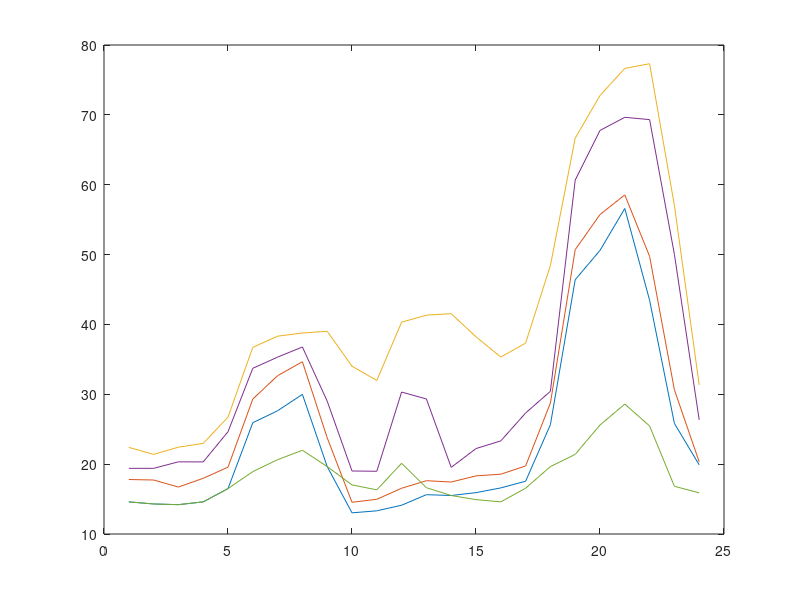

The MATLAB source for this figure:
% ?????1????????????????
usr1 = [14.6, 14.3, 14.2, 14.6, 16.5, 25.93, 27.64, 29.99, 19.65, 13.03, 13.32, 14.12, 15.63, 15.51, 15.92, 16.6, 17.554, 25.65, 46.4, 50.6,56.6, 43.46, 25.83, 19.89];
% ?????2????????????????????????
usr2 = [17.8, 17.73, 16.72, 17.97, 19.566, 29.32, 32.66, 34.66, 23.77, 14.54, 14.97, 16.55, 17.63, 17.44, 18.32, 18.563, 19.74, 28.743, 50.7, 55.73, 58.54, 49.74, 30.64, 20.32]
% ?????2????2????1?????????????????
usr3 = [22.4, 21.4, 22.43, 22.97, 26.73, 36.72, 38.32, 38.77, 39.02, 34.02, 31.98, 40.32, 41.33, 41.54, 38.23, 35.33, 37.32, 48.43, 66.66, 72.77, 76.65, 77.32, 57.032, 31.34]
% ?????2????1????????????????????????????
usr4 = [19.4, 19.4, 20.33, 20.32, 24.64, 33.72, 35.32, 36.77, 29.02, 19.02, 18.98, 30.32, 29.33, 19.54, 22.23, 23.33, 27.32, 30.43, 60.66, 67.77, 69.65, 69.32, 50.032, 26.34]
% ???????2?????????????????
usr5 = [14.6, 14.3, 14.2, 14.6, 16.5, 18.93, 20.64, 21.99, 19.65, 17.03, 16.32, 20.12, 16.63, 15.51, 14.92, 14.6, 16.554, 19.65, 21.4, 25.6,28.6, 25.46, 16.83, 15.89]
    
plot((usr1)')
hold on
plot((usr2)')
hold on
plot((usr3)')
hold on
plot((usr4)')
hold on
plot((usr5)')
hold on